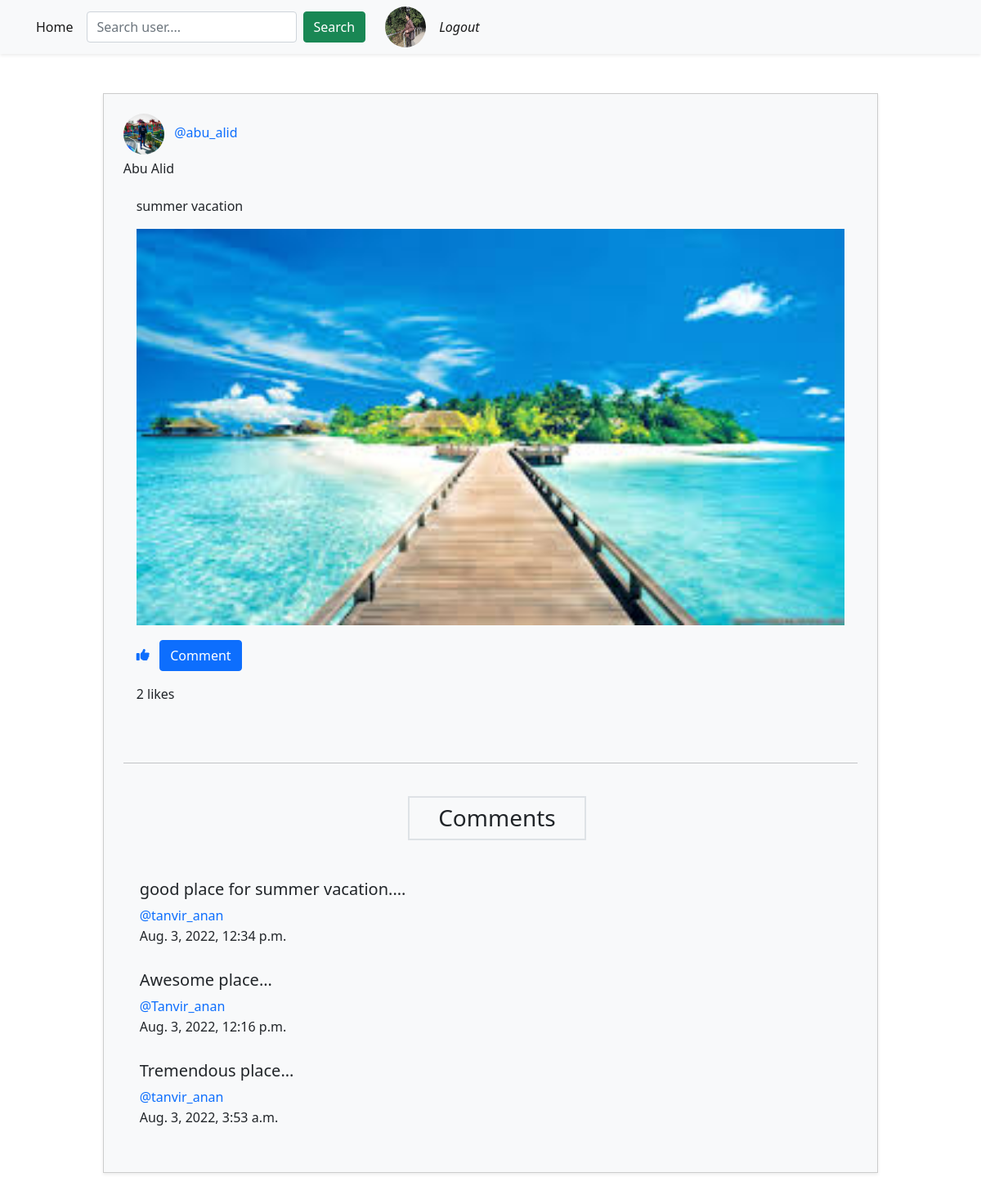
/posts/post-details/10/ (signed in), run on the app's committed database.
### App_Login/models.py (models this page shows)
class UserProfile(models.Model):
    user = models.OneToOneField(User, on_delete=models.CASCADE, related_name='user_profile')
    full_name = models.CharField(max_length=50, verbose_name='Full Name', blank=True)
    description = models.TextField(verbose_name='Description', blank=True)
    profile_pic = models.ImageField(upload_to='profile_pics', blank=True, verbose_name="Profile Picture")
    date_of_birth = models.DateField(blank=True, null=True, verbose_name="Date of Birth")
    facebook_id = models.URLField(blank=True, verbose_name="Facebook Id")
    website_address = models.URLField(blank=True)

### App_Post/models.py (models this page shows)
class Post(models.Model):
    author = models.ForeignKey(User, on_delete=models.CASCADE, related_name="post_author")
    post_image = models.ImageField(upload_to="post_images",verbose_name="Upload an image")
    caption = models.CharField(max_length=1000,verbose_name="What is on your mind?", blank=True)
    upload_date = models.DateTimeField(auto_now_add=True)
    update_date = models.DateTimeField(auto_now=True)
    class Meta:
        ordering = ('-upload_date', )

class Comment(models.Model):
    post = models.ForeignKey(Post, on_delete=models.CASCADE, related_name="post_comment")
    user = models.ForeignKey(User, on_delete=models.CASCADE, related_name="post_user")
    comment = models.TextField(verbose_name="Your comment", blank=False)
    comment_date = models.DateTimeField(auto_now_add=True)
    class Meta:
        ordering = ('-comment_date', )

### App_Post/views.py (the view, shortened to what this page needs)
# urls.py: path('post-details/<pk>/', views.post_details, name='post_details'),
@login_required
def post_details(request,pk):
    post = Post.objects.get(pk=pk)
    liked_post_user = Like.objects.filter(user=request.user)
    liked_post_list = liked_post_user.values_list('post', flat=True)
    form = CommentForm()
    dict = {'post' : post, 'form' : form, 'liked_post_list' : liked_post_list}
    return render(request, 'App_Post/post_details.html', context=dict)

### App_Post/forms.py
class CommentForm(ModelForm):
    class Meta:
        model = Comment
        fields = ('comment', )

### templates/App_Post/post_details.html (shortened to what this page needs)
{% extends 'navbar.html' %}
{% load crispy_forms_tags %}
{% block body_block %}
    <div class="container  p-4 mt-5 shadow-sm bg-light post-details" style="border: 1px solid #ccc;">
            {% if post.author.user_profile.profile_pic %}
            <img src="/media/{{ post.author.user_profile.profile_pic }}" alt="/media/{{ post.author.user_profile.profile_pic }}" class="rounded-circle" height="50px" width="50px">
            {% else %}
                <img src="/media/avatar-image.jpg" alt="/media/avatar-image.jpg" class="rounded-circle" height="50px" width="50px">
            {% endif %}
            <a href="{% url 'App_Login:public_user_profile' username=post.author %}" class="text-decoration-none">@{{ post.author }}</a>
            <h6 class="mt-2">{{ post.author.user_profile.full_name }}</h6>
            <div class="container p-3">
                <p>{{ post.caption }}</p>
                <img src="/media/{{ post.post_image }}" alt="/media/{{ post.post_image }}" width="100%">
                <div class="thumbnil-box-3">
                    {% if post.pk not in liked_post_list %}
                    <a href="{% url 'App_Post:liked' pk=post.pk %}"><i class="fa-regular fa-thumbs-up"></i></a>
                    {% else %}
                        <a href="{% url 'App_Post:unliked' pk=post.pk %}"><i class="fa-solid fa-thumbs-up"></i></a>
                    {% endif %}
                    <button type="button" class="btn btn-primary" data-bs-toggle="modal" data-bs-target="#exampleModal2">
                        Comment
                    </button>
                    <p class="mt-3">
                        {% if post.liked_post.count == 1 %}
                            {{ post.liked_post.count }} like
                        {% else %}
                            {{ post.liked_post.count }} likes
                        {% endif %}
                    </p>
                </div>
            </div>
         <br>
         <hr>
         <br>
         <div class="container ms-2">
            {% if post.post_comment.all %}
                <h3 class="text-center border border-2 w-25 m-auto p-2">Comments</h3>
                <br>
                <br>
                {% for comment in post.post_comment.all %}
                    <h5>{{ comment.comment }}</h5>
                    <a href="{% url 'App_Login:public_user_profile' username=comment.user %}" class="text-decoration-none">@{{ comment.user }}</a>
                    <h6 class="mt-1">{{ comment.comment_date }}</h6>
                    <br>
                {% endfor %}
            {% else %}
                <h3 class="text-center">No comments yet</h3>
            {% endif %}
         </div>
    </div>
    <br>
    <br>
{% endblock body_block %}

### templates/navbar.html (shortened to what this page needs)
<!doctype html>
{% load static %}
<html lang="en">
  <head>
    <link href="https://cdn.jsdelivr.net/npm/bootstrap@5.0.2/dist/css/bootstrap.min.css" rel="stylesheet">
    <link rel="stylesheet" href="https://cdnjs.cloudflare.com/ajax/libs/font-awesome/6.1.2/css/all.min.css" />
    <link rel="stylesheet" href="{% static 'css/style.css' %}">
  </head>
  <body>
    <nav class="navbar navbar-expand-lg navbar-light bg-light shadow-sm">
        <div class="container-fluid">
          <div class="collapse navbar-collapse" id="navbarSupportedContent">
            <ul class="navbar-nav me-auto mb-2 mb-lg-0 ms-4 d-flex justify-content-center align-items-center">
              <li class="nav-item me-2">
                <a class="nav-link active" aria-current="page" href="{% url 'App_Post:home' %}">Home</a>
              </li>
              <form class="d-flex me-4" action="{% url 'App_Post:search' %}" method="GET" >
                <input class="form-control me-2" type="search" name="search" placeholder="Search user...." aria-label="Search">
                <button class="btn btn-success" type="submit">Search</button>
              </form>
              {% if user.user_profile.profile_pic %}
                <a href="{% url 'App_Login:user_profile' %}" ><img src="/media/{{ user.user_profile.profile_pic }}" alt="/media/{{ user.user_profile.profile_pic }}" height="50px" width="50px" class="rounded-circle me-2"></a>
              {% else %}
                <a href="{% url 'App_Login:user_profile' %}" ><img src="/media/avatar-image.jpg" alt="/media/avatar-image.jpg" height="50px" width="50px" class="rounded-circle me-2"></a>
              {% endif %}
              <li class="nav-item">
                <a class="nav-link active fst-italic" href="{% url 'App_Login:logout' %}">Logout</a>
              </li>
            </ul>
          </div>
        </div>
      </nav>
    <div class="container mt-3">
        {% block body_block %}
        {% endblock body_block %}
    </div>
  </body>
</html>

### templates/App_Post/post_details.html (style rules this page uses)
.post-details { width: 85%; }
.thumbnil-box-3 { margin-top: 18px; }

### data on the page
Post: author.user_profile.profile_pic (picture), author "abu_alid", author.user_profile.full_name "Abu Alid", caption "summer vacation", post_image (picture), liked_post.count "2"
Comment: comment "good place for summer vacation....", user "tanvir_anan", comment_date "Aug. 3, 2022, 12:34 p.m."
Comment: comment "Awesome place...", user "Tanvir_anan", comment_date "Aug. 3, 2022, 12:16 p.m."
Comment: comment "Tremendous place...", user "tanvir_anan", comment_date "Aug. 3, 2022, 3:53 a.m."
